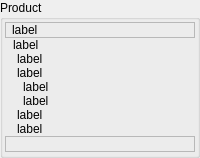
            <widget class="QGroupBox" name="groupDetails">
             <property name="sizePolicy">
              <sizepolicy hsizetype="MinimumExpanding" vsizetype="MinimumExpanding">
               <horstretch>0</horstretch>
               <verstretch>0</verstretch>
              </sizepolicy>
             </property>
             <property name="minimumSize">
              <size>
               <width>0</width>
               <height>0</height>
              </size>
             </property>
             <property name="styleSheet">
              <string notr="true"/>
             </property>
             <property name="title">
              <string>Product</string>
             </property>
             <layout class="QVBoxLayout">
              <property name="spacing">
               <number>0</number>
              </property>
              <property name="leftMargin">
               <number>2</number>
              </property>
              <property name="topMargin">
               <number>2</number>
              </property>
              <property name="rightMargin">
               <number>2</number>
              </property>
              <property name="bottomMargin">
               <number>3</number>
              </property>
              <item>
               <widget class="QLabel" name="labelDetailDesc">
                <property name="styleSheet">
                 <string notr="true"/>
                </property>
                <property name="frameShape">
                 <enum>QFrame::StyledPanel</enum>
                </property>
                <property name="text">
                 <string>label</string>
                </property>
                <property name="wordWrap">
                 <bool>true</bool>
                </property>
                <property name="indent">
                 <number>6</number>
                </property>
               </widget>
              </item>
              <item>
               <widget class="QLabel" name="labelDetailPrice">
                <property name="sizePolicy">
                 <sizepolicy hsizetype="MinimumExpanding" vsizetype="Fixed">
                  <horstretch>0</horstretch>
                  <verstretch>0</verstretch>
                 </sizepolicy>
                </property>
                <property name="styleSheet">
                 <string notr="true"/>
                </property>
                <property name="frameShape">
                 <enum>QFrame::NoFrame</enum>
                </property>
                <property name="text">
                 <string>label</string>
                </property>
                <property name="indent">
                 <number>8</number>
                </property>
               </widget>
              </item>
              <item>
               <widget class="QLabel" name="labelDetailDiscount">
                <property name="sizePolicy">
                 <sizepolicy hsizetype="MinimumExpanding" vsizetype="Fixed">
                  <horstretch>0</horstretch>
                  <verstretch>0</verstretch>
                 </sizepolicy>
                </property>
                <property name="styleSheet">
                 <string notr="true"/>
                </property>
                <property name="frameShape">
                 <enum>QFrame::NoFrame</enum>
                </property>
                <property name="text">
                 <string>label</string>
                </property>
                <property name="indent">
                 <number>12</number>
                </property>
               </widget>
              </item>
              <item>
               <widget class="QLabel" name="labelDetailTotalTaxes">
                <property name="styleSheet">
                 <string notr="true"/>
                </property>
                <property name="frameShape">
                 <enum>QFrame::NoFrame</enum>
                </property>
                <property name="text">
                 <string>label</string>
                </property>
                <property name="indent">
                 <number>12</number>
                </property>
               </widget>
              </item>
              <item>
               <widget class="QLabel" name="labelDetailTax1">
                <property name="sizePolicy">
                 <sizepolicy hsizetype="MinimumExpanding" vsizetype="Fixed">
                  <horstretch>0</horstretch>
                  <verstretch>0</verstretch>
                 </sizepolicy>
                </property>
                <property name="styleSheet">
                 <string notr="true"/>
                </property>
                <property name="frameShape">
                 <enum>QFrame::NoFrame</enum>
                </property>
                <property name="text">
                 <string>label</string>
                </property>
                <property name="indent">
                 <number>18</number>
                </property>
               </widget>
              </item>
              <item>
               <widget class="QLabel" name="labelDetailTax2">
                <property name="sizePolicy">
                 <sizepolicy hsizetype="MinimumExpanding" vsizetype="Fixed">
                  <horstretch>0</horstretch>
                  <verstretch>0</verstretch>
                 </sizepolicy>
                </property>
                <property name="styleSheet">
                 <string notr="true"/>
                </property>
                <property name="frameShape">
                 <enum>QFrame::NoFrame</enum>
                </property>
                <property name="text">
                 <string>label</string>
                </property>
                <property name="indent">
                 <number>18</number>
                </property>
               </widget>
              </item>
              <item>
               <widget class="QLabel" name="labelDetailUnits">
                <property name="sizePolicy">
                 <sizepolicy hsizetype="MinimumExpanding" vsizetype="Fixed">
                  <horstretch>0</horstretch>
                  <verstretch>0</verstretch>
                 </sizepolicy>
                </property>
                <property name="styleSheet">
                 <string notr="true"/>
                </property>
                <property name="frameShape">
                 <enum>QFrame::NoFrame</enum>
                </property>
                <property name="text">
                 <string>label</string>
                </property>
                <property name="indent">
                 <number>12</number>
                </property>
               </widget>
              </item>
              <item>
               <widget class="QLabel" name="labelDetailPoints">
                <property name="text">
                 <string>label</string>
                </property>
                <property name="indent">
                 <number>12</number>
                </property>
               </widget>
              </item>
              <item>
               <widget class="QLabel" name="labelDetailPhoto">
                <property name="sizePolicy">
                 <sizepolicy hsizetype="Expanding" vsizetype="Expanding">
                  <horstretch>0</horstretch>
                  <verstretch>0</verstretch>
                 </sizepolicy>
                </property>
                <property name="styleSheet">
                 <string notr="true"/>
                </property>
                <property name="frameShape">
                 <enum>QFrame::StyledPanel</enum>
                </property>
                <property name="text">
                 <string/>
                </property>
                <property name="pixmap">
                 <pixmap/>
                </property>
                <property name="scaledContents">
                 <bool>false</bool>
                </property>
                <property name="alignment">
                 <set>Qt::AlignCenter</set>
                </property>
                <property name="indent">
                 <number>0</number>
                </property>
               </widget>
              </item>
             </layout>
            </widget>
